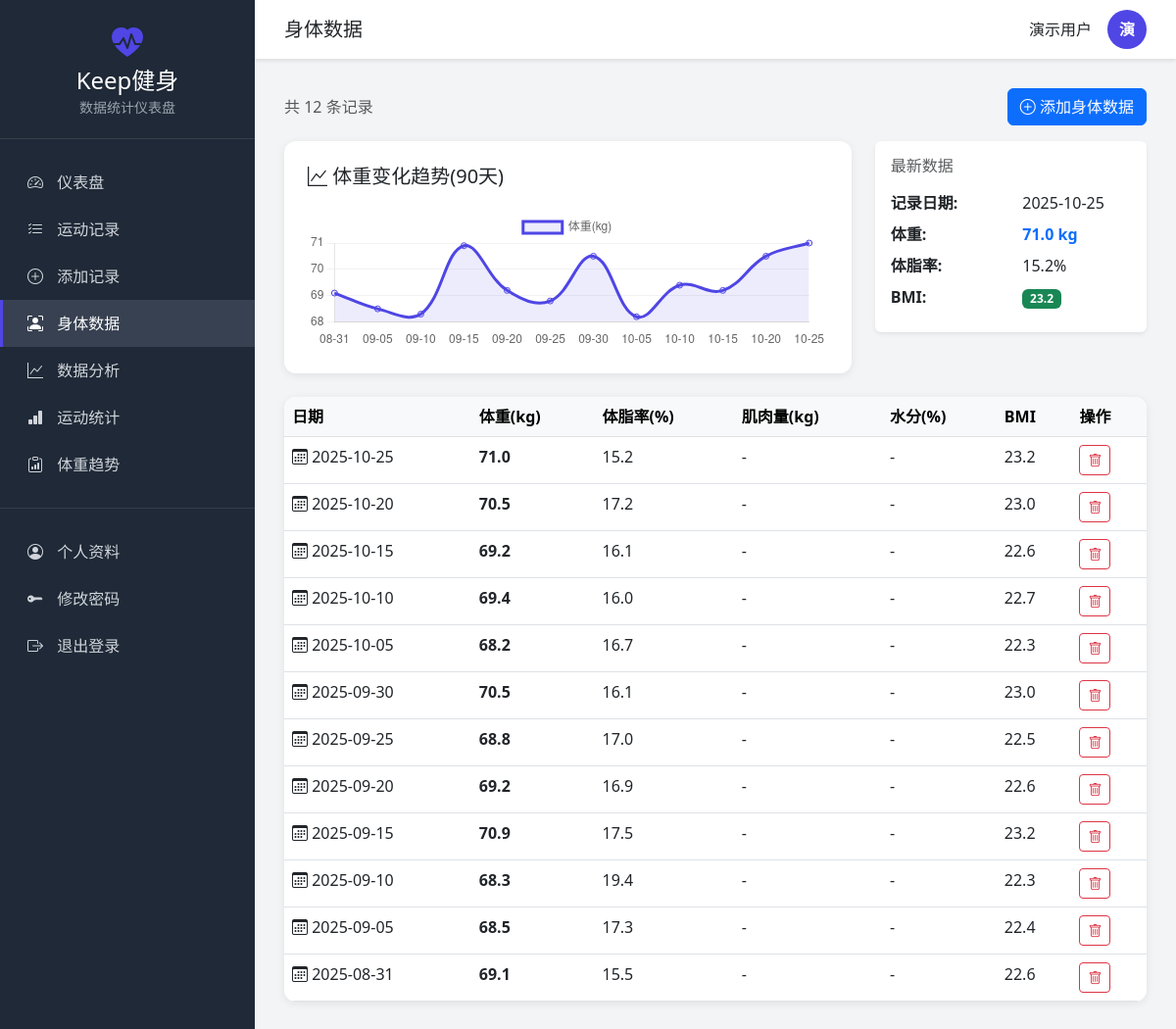
Page /workout/body-records (signed in) on the committed database.
### dashboard_models.py (models this page shows, shortened)
class User(UserMixin, db.Model):
    __tablename__ = 'users'
    id = db.Column(db.Integer, primary_key=True)
    username = db.Column(db.String(80), unique=True, nullable=False, index=True)
    email = db.Column(db.String(120), unique=True, nullable=False, index=True)
    password_hash = db.Column(db.String(255), nullable=False)
    nickname = db.Column(db.String(80))
    gender = db.Column(db.String(10))  # male, female, other
    birth_date = db.Column(db.Date)
    height = db.Column(db.Float)  # cm
    avatar = db.Column(db.String(255))
    is_active = db.Column(db.Boolean, default=True)
    is_admin = db.Column(db.Boolean, default=False)
    created_at = db.Column(db.DateTime, default=datetime.utcnow)
    last_login = db.Column(db.DateTime)
    workout_records = db.relationship('WorkoutRecord', backref='user', lazy='dynamic',
                                     cascade='all, delete-orphan')
    body_records = db.relationship('BodyRecord', backref='user', lazy='dynamic',
                                  cascade='all, delete-orphan')

class BodyRecord(db.Model):
    __tablename__ = 'body_records'
    id = db.Column(db.Integer, primary_key=True)
    user_id = db.Column(db.Integer, db.ForeignKey('users.id'), nullable=False, index=True)
    weight = db.Column(db.Float, nullable=False)  # kg
    body_fat = db.Column(db.Float)  # 体脂率 %
    muscle_mass = db.Column(db.Float)  # 肌肉量 kg
    chest = db.Column(db.Float)  # 胸围 cm
    waist = db.Column(db.Float)  # 腰围 cm
    hips = db.Column(db.Float)  # 臀围 cm
    arm = db.Column(db.Float)  # 臂围 cm
    thigh = db.Column(db.Float)  # 腿围 cm
    notes = db.Column(db.Text)
    record_date = db.Column(db.Date, nullable=False, index=True)
    created_at = db.Column(db.DateTime, default=datetime.utcnow)

### dashboard_workout.py (the view)
@workout_bp.route('/body-records')
@login_required
def body_records():
    all_records = BodyRecord.query.filter_by(user_id=current_user.id)\
        .order_by(BodyRecord.record_date.desc())\
        .all()
    return render_template('workout/body_records.html', records=all_records, now=datetime.now())

### templates/workout/body_records.html (shortened to what this page needs)
{% extends "base.html" %}
{% block page_title %}身体数据{% endblock %}
{% block page_content %}
<div class="row mb-3">
    <div class="col-12 d-flex justify-content-between align-items-center">
        <div>
            <p class="text-muted mb-0">共 {{ records|length }} 条记录</p>
        </div>
        <button class="btn btn-primary" data-bs-toggle="modal" data-bs-target="#addBodyRecordModal">
            <i class="bi bi-plus-circle"></i> 添加身体数据
        </button>
    </div>
</div>
<div class="row g-4 mb-4">
    <div class="col-lg-8">
        <div class="chart-container">
            <h5 class="mb-4"><i class="bi bi-graph-up"></i> 体重变化趋势(90天)</h5>
            <canvas id="weightTrendChart" height="80"></canvas>
        </div>
    </div>
    <div class="col-lg-4">
        {% if records %}
        {% set latest = records[0] %}
        <div class="card border-0 shadow-sm">
            <div class="card-body">
                <h6 class="text-muted mb-3">最新数据</h6>
                <dl class="row mb-0">
                    <dt class="col-6">记录日期:</dt>
                    <dd class="col-6">{{ latest.record_date }}</dd>
                    <dt class="col-6">体重:</dt>
                    <dd class="col-6"><strong class="text-primary">{{ latest.weight }} kg</strong></dd>
                    {% if latest.body_fat %}
                    <dt class="col-6">体脂率:</dt>
                    <dd class="col-6">{{ latest.body_fat }}%</dd>
                    {% endif %}
                    {% if current_user.height %}
                    <dt class="col-6">BMI:</dt>
                    <dd class="col-6">
                        {% set bmi = (latest.weight / ((current_user.height / 100) ** 2)) | round(1) %}
                        <span class="badge {% if bmi < 18.5 %}bg-info{% elif bmi < 24 %}bg-success{% elif bmi < 28 %}bg-warning{% else %}bg-danger{% endif %}">
                            {{ bmi }}
                        </span>
                    </dd>
                    {% endif %}
                </dl>
            </div>
        </div>
        {% endif %}
    </div>
</div>
<div class="data-table">
    {% if records %}
    <div class="table-responsive">
        <table class="table table-hover mb-0">
            <thead class="table-light">
                <tr>
                    <th>日期</th>
                    <th>体重(kg)</th>
                    <th>体脂率(%)</th>
                    <th>肌肉量(kg)</th>
                    <th>水分(%)</th>
                    <th>BMI</th>
                    <th>操作</th>
                </tr>
            </thead>
            <tbody>
                {% for record in records %}
                <tr>
                    <td><i class="bi bi-calendar3"></i> {{ record.record_date }}</td>
                    <td><strong>{{ record.weight }}</strong></td>
                    <td>{{ record.body_fat or '-' }}</td>
                    <td>{{ record.muscle_mass or '-' }}</td>
                    <td>{{ record.water_content or '-' }}</td>
                    <td>
                        {% if current_user.height %}
                        {% set bmi = (record.weight / ((current_user.height / 100) ** 2)) | round(1) %}
                        {{ bmi }}
                        {% else %}
                        -
                        {% endif %}
                    </td>
                    <td>
                        <button class="btn btn-sm btn-outline-danger">
                            <i class="bi bi-trash"></i>
                        </button>
                    </td>
                </tr>
                {% endfor %}
            </tbody>
        </table>
    </div>
    {% else %}
    <div class="text-center py-5">
        <i class="bi bi-inbox" style="font-size: 4rem; color: #D1D5DB;"></i>
        <h4 class="mt-3 text-muted">还没有身体数据</h4>
        <p class="text-muted">开始记录您的身体变化吧!</p>
    </div>
    {% endif %}
</div>
{% endblock %}
{% block extra_js %}
<script>
fetch('/analytics/api/body-data-trend?days=90')
    .then(response => response.json())
    .then(data => {
        const ctx = document.getElementById('weightTrendChart').getContext('2d');
        new Chart(ctx, {
            type: 'line',
            data: {
                labels: data.labels,
                datasets: [{
                    label: '体重(kg)',
                    data: data.weight,
                    borderColor: '#4F46E5',
                    backgroundColor: 'rgba(79, 70, 229, 0.1)',
                    tension: 0.4,
                    fill: true
                }]
            },
            options: {
                responsive: true,
                maintainAspectRatio: true,
                plugins: {
                    legend: {
                        position: 'top',
                    }
                },
                scales: {
                    y: {
                        beginAtZero: false,
                        grid: {
                            color: 'rgba(0, 0, 0, 0.05)'
                        }
                    },
                    x: {
                        grid: {
                            display: false
                        }
                    }
                }
            }
        });
    });
</script>
{% endblock %}

### templates/base.html (shortened to what this page needs)
<!DOCTYPE html>
<html lang="zh-CN">
<head>
    <link href="https://cdn.jsdelivr.net/npm/bootstrap@5.3.0/dist/css/bootstrap.min.css" rel="stylesheet">
    <link rel="stylesheet" href="https://cdn.jsdelivr.net/npm/bootstrap-icons@1.11.0/font/bootstrap-icons.css">
</head>
<body>
    {% if current_user.is_authenticated %}
    <div class="sidebar" id="sidebar">
        <div class="sidebar-header">
            <i class="bi bi-heart-pulse-fill" style="font-size: 2rem; color: var(--primary-color);"></i>
            <h3>Keep健身</h3>
            <small style="color: #9CA3AF;">数据统计仪表盘</small>
        </div>
        <nav class="sidebar-menu">
            <a href="{{ url_for('main.dashboard') }}" class="menu-item">
                <i class="bi bi-speedometer2"></i> 仪表盘
            </a>
            <a href="{{ url_for('workout.records') }}" class="menu-item">
                <i class="bi bi-list-check"></i> 运动记录
            </a>
            <a href="{{ url_for('workout.add_record') }}" class="menu-item">
                <i class="bi bi-plus-circle"></i> 添加记录
            </a>
            <a href="{{ url_for('workout.body_records') }}" class="menu-item">
                <i class="bi bi-person-bounding-box"></i> 身体数据
            </a>
            <a href="{{ url_for('analytics.overview') }}" class="menu-item">
                <i class="bi bi-graph-up"></i> 数据分析
            </a>
            <a href="{{ url_for('analytics.workout_stats') }}" class="menu-item">
                <i class="bi bi-bar-chart-fill"></i> 运动统计
            </a>
            <a href="{{ url_for('analytics.body_stats') }}" class="menu-item">
                <i class="bi bi-clipboard-data"></i> 体重趋势
            </a>
            <div style="margin: 20px 0; border-top: 1px solid rgba(255,255,255,0.1);"></div>
            <a href="{{ url_for('auth.profile') }}" class="menu-item">
                <i class="bi bi-person-circle"></i> 个人资料
            </a>
            <a href="{{ url_for('auth.change_password') }}" class="menu-item">
                <i class="bi bi-key-fill"></i> 修改密码
            </a>
            <a href="{{ url_for('auth.logout') }}" class="menu-item">
                <i class="bi bi-box-arrow-right"></i> 退出登录
            </a>
        </nav>
    </div>
    <div class="main-content">
        <div class="top-navbar">
            <div>
                <h5 class="d-inline-block mb-0">{% block page_title %}仪表盘{% endblock %}</h5>
            </div>
            <div class="d-flex align-items-center">
                <span class="me-3">{{ current_user.nickname or current_user.username }}</span>
                <div class="user-avatar">
                    {{ (current_user.nickname or current_user.username)[0].upper() }}
                </div>
            </div>
        </div>
        <div class="content-wrapper">
            {% block page_content %}{% endblock %}
        </div>
    </div>
    {% endif %}
    {% block extra_js %}{% endblock %}
</body>
</html>

### templates/base.html (style rules this page uses)
:root { --sidebar-width: 260px; --header-height: 60px; --primary-color: #4F46E5; --sidebar-bg: #1F2937; --sidebar-hover: #374151; }
body { font-family: 'Segoe UI', Tahoma, Geneva, Verdana, sans-serif; background: #F3F4F6; margin: 0; padding: 0; }
.sidebar { position: fixed; left: 0; top: 0; bottom: 0; width: var(--sidebar-width); background: var(--sidebar-bg); color: white; overflow-y: auto; z-index: 1000; transition: transform 0.3s; }
.sidebar-header { padding: 20px; text-align: center; border-bottom: 1px solid rgba(255,255,255,0.1); }
.sidebar-header h3 { margin: 0; font-size: 1.5rem; color: white; }
.sidebar-menu { padding: 20px 0; }
.menu-item { display: block; padding: 12px 25px; color: #D1D5DB; text-decoration: none; transition: all 0.3s; border-left: 3px solid transparent; }
.menu-item.active { background: var(--sidebar-hover); color: white; border-left-color: var(--primary-color); }
.menu-item i { margin-right: 10px; width: 20px; }
.main-content { margin-left: var(--sidebar-width); min-height: 100vh; }
.top-navbar { height: var(--header-height); background: white; box-shadow: 0 2px 4px rgba(0,0,0,0.1); display: flex; align-items: center; justify-content: space-between; padding: 0 30px; position: sticky; top: 0; z-index: 999; }
.content-wrapper { padding: 30px; }
.chart-container { background: white; border-radius: 12px; padding: 24px; box-shadow: 0 2px 8px rgba(0,0,0,0.08); }
.data-table { background: white; border-radius: 12px; overflow: hidden; box-shadow: 0 2px 8px rgba(0,0,0,0.08); }
.user-avatar { width: 40px; height: 40px; border-radius: 50%; background: var(--primary-color); color: white; display: flex; align-items: center; justify-content: center; font-weight: bold; }

### rows in the picture
User: nickname "演示用户", nickname "演"
BodyRecord: record_date "2025-10-25", weight "71.0", body_fat "15.2", muscle_mass "-", water_content "-", bmi "23.2"
BodyRecord: record_date "2025-10-20", weight "70.5", body_fat "17.2", muscle_mass "-", water_content "-", bmi "23.0"
BodyRecord: record_date "2025-10-15", weight "69.2", body_fat "16.1", muscle_mass "-", water_content "-", bmi "22.6"
BodyRecord: record_date "2025-10-10", weight "69.4", body_fat "16.0", muscle_mass "-", water_content "-", bmi "22.7"
BodyRecord: record_date "2025-10-05", weight "68.2", body_fat "16.7", muscle_mass "-", water_content "-", bmi "22.3"
BodyRecord: record_date "2025-09-30", weight "70.5", body_fat "16.1", muscle_mass "-", water_content "-", bmi "23.0"
BodyRecord: record_date "2025-09-25", weight "68.8", body_fat "17.0", muscle_mass "-", water_content "-", bmi "22.5"
BodyRecord: record_date "2025-09-20", weight "69.2", body_fat "16.9", muscle_mass "-", water_content "-", bmi "22.6"
BodyRecord: record_date "2025-09-15", weight "70.9", body_fat "17.5", muscle_mass "-", water_content "-", bmi "23.2"
BodyRecord: record_date "2025-09-10", weight "68.3", body_fat "19.4", muscle_mass "-", water_content "-", bmi "22.3"
BodyRecord: record_date "2025-09-05", weight "68.5", body_fat "17.3", muscle_mass "-", water_content "-", bmi "22.4"
BodyRecord: record_date "2025-08-31", weight "69.1", body_fat "15.5", muscle_mass "-", water_content "-", bmi "22.6"

### other values in the picture
{{ records|length }} "12"
{{ bmi }} "23.2"
